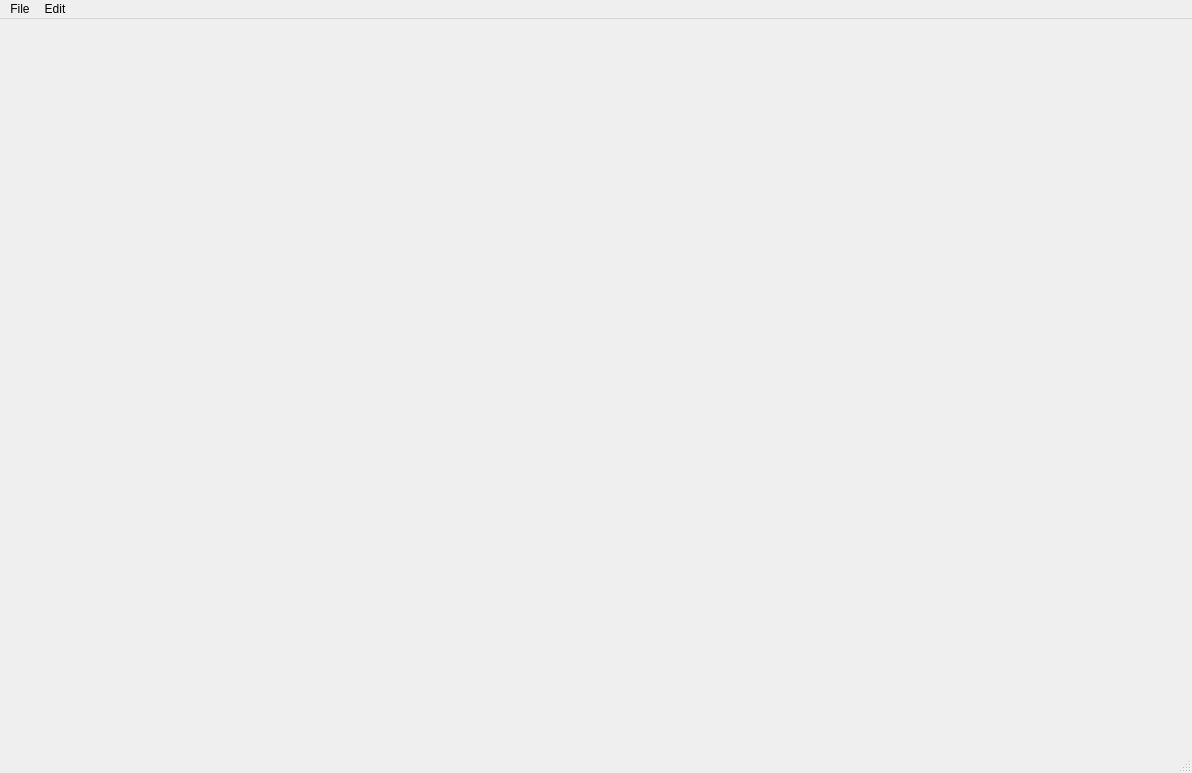
<?xml version="1.0" encoding="UTF-8"?>
<ui version="4.0">
 <class>MainWindow</class>
 <widget class="QMainWindow" name="MainWindow">
  <property name="geometry">
   <rect>
    <x>0</x>
    <y>0</y>
    <width>1192</width>
    <height>773</height>
   </rect>
  </property>
  <property name="windowTitle">
   <string>MainWindow</string>
  </property>
  <widget class="QWidget" name="centralwidget">
   <layout class="QGridLayout" name="gridLayout"/>
  </widget>
  <widget class="QMenuBar" name="menubar">
   <property name="geometry">
    <rect>
     <x>0</x>
     <y>0</y>
     <width>1192</width>
     <height>21</height>
    </rect>
   </property>
   <widget class="QMenu" name="menuFile">
    <property name="title">
     <string>File</string>
    </property>
    <addaction name="actionLoad_Parameters"/>
    <addaction name="actionSave_Parameters"/>
   </widget>
   <widget class="QMenu" name="menuEdit">
    <property name="title">
     <string>Edit</string>
    </property>
    <addaction name="actionReset_Parameters"/>
   </widget>
   <addaction name="menuFile"/>
   <addaction name="menuEdit"/>
  </widget>
  <widget class="QStatusBar" name="statusbar"/>
  <action name="actionLoad_Parameters">
   <property name="text">
    <string>Load Parameters</string>
   </property>
  </action>
  <action name="actionReset_Parameters">
   <property name="text">
    <string>Reset Parameters</string>
   </property>
  </action>
  <action name="actionSave_Parameters">
   <property name="text">
    <string>Save Parameters</string>
   </property>
  </action>
  <action name="actionChange_Theme">
   <property name="text">
    <string>Change Theme</string>
   </property>
  </action>
 </widget>
 <resources/>
 <connections/>
</ui>
